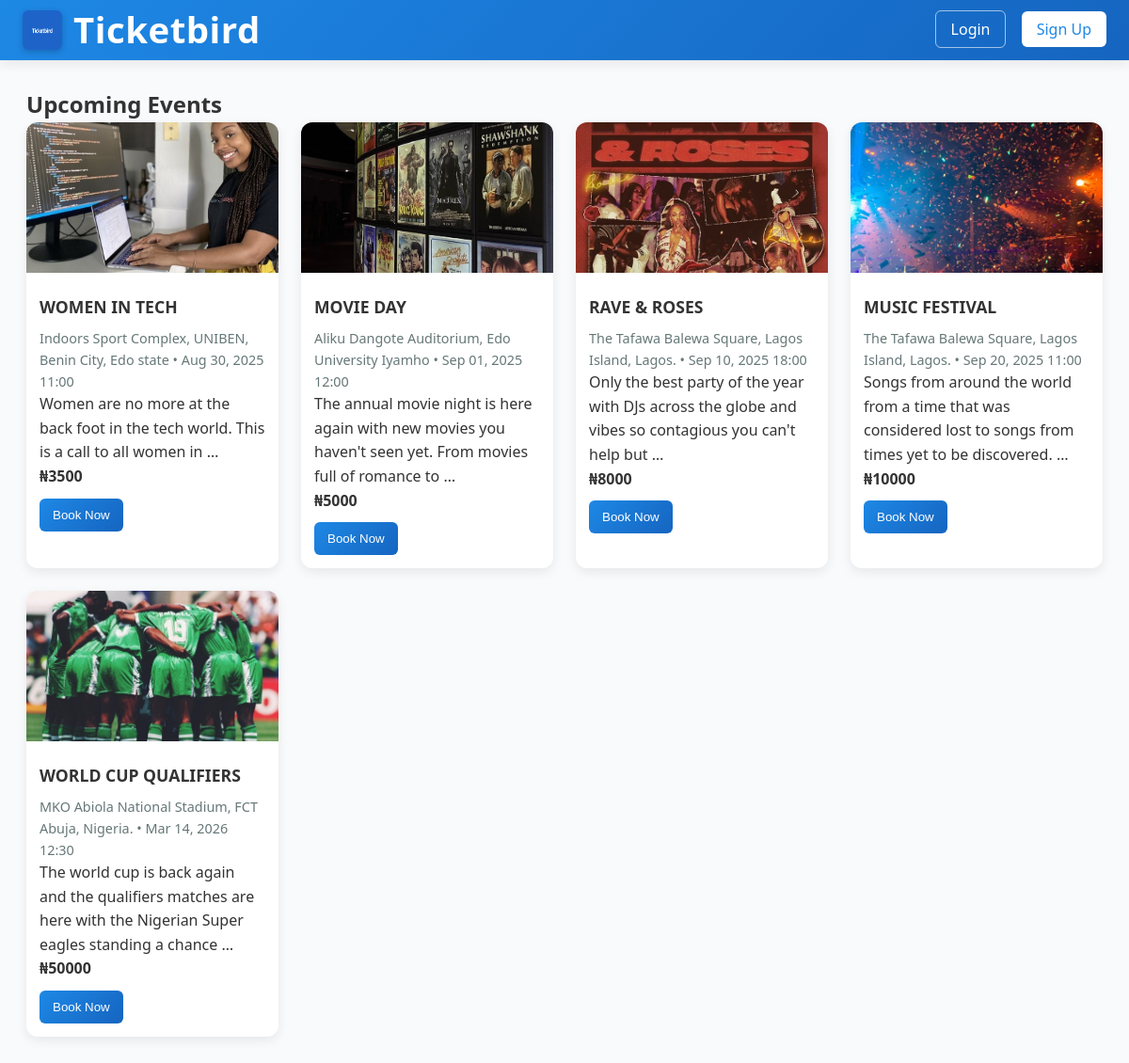
The page / on the database its author committed.
### core/models.py (models this page shows, shortened)
class Event(models.Model):
    CATEGORY_CHOICES = [
        ('concert', 'Concert'),
        ('theater', 'Theater'),
        ('conference', 'Conference'),
        ('sports', 'Sports'),
    ]
    title = models.CharField(max_length=200)
    description = models.TextField()
    category = models.CharField(max_length=20, choices=CATEGORY_CHOICES)
    date = models.DateTimeField()
    image = models.ImageField(upload_to='events/')
    location = models.CharField(max_length=200)
    price = models.PositiveIntegerField(default=0)

### core/views.py (the view)
# urls.py: path('', core_views.home, name='home'),
def home(request):
    events = Event.objects.order_by('date')
    return render(request, 'core/home.html', {'events': events})

### templates/core/home.html (shortened to what this page needs)
{% extends 'core/base.html' %}
{% block content %}
  <h2>Upcoming Events</h2>
  <div class="events">
    {% for e in events %}
      <div class="event-card">
        <img src="{{ e.image.url }}" alt="{{ e.title }}">
        <div class="content">
          <h3>{{ e.title }}</h3>
          <p class="muted">{{ e.location }} • {{ e.date|date:"M d, Y H:i" }}</p>
          <p>{{ e.description|truncatewords:20 }}</p>
          <p><strong>₦{{ e.price|floatformat:"0" }}</strong></p>
          <a href="{% url 'book_event' e.id %}"><button>Book Now</button></a>
        </div>
      </div>
    {% empty %}
      <p>No events yet. Add some via the admin.</p>
    {% endfor %}
  </div>
{% endblock %}

### templates/core/base.html (shortened to what this page needs)
{% load static %}
<!DOCTYPE html>
<html lang="en">
<head>
  <link rel="stylesheet" href="{% static 'css/style.css' %}">
</head>
<body>
  <header class="header">
    <div class="logo">
      <img src="{% static 'assets/images/logo.png' %}" alt="Logo">
      <h1><a href="{% url 'home' %}">Ticketbird</a></h1>
    </div>
    <nav class="nav">
      {% if user.is_authenticated %}
        <a href="{% url 'dashboard' %}" class="btn ghost">Dashboard</a>
        <form method="post" action="{% url 'logout' %}" style="display:inline;">
    {% csrf_token %}
    <button type="submit" class="btn ghost">Logout</button>
</form>
      {% else %}
        <a href="{% url 'login' %}" class="btn ghost">Login</a>
        <a href="{% url 'register' %}" class="btn">Sign Up</a>
      {% endif %}
    </nav>
  </header>
  <main class="container">
    {% block content %}{% endblock %}
  </main>
</body>
</html>

### static/css/style.css (style rules this page uses)
:root { --primary-color: #1e88e5; --secondary-color: #ffffff; --background-color: #f9fafc; --text-color: #333; --header-height: 64px; --shadow: 0 4px 12px rgba(0,0,0,0.08); --transition: all 0.3s ease; }
* { box-sizing: border-box; margin: 0; padding: 0; }
body { font-family: 'Segoe UI', Roboto, Arial, sans-serif; background: var(--background-color); color: var(--text-color); line-height: 1.6; }
.header { height: var(--header-height); background: linear-gradient(135deg, var(--primary-color), #1565c0); display: flex; justify-content: space-between; align-items: center; padding: 0 24px; color: var(--secondary-color); box-shadow: var(--shadow); }
.header .logo { display: flex; align-items: center; gap: 12px; font-weight: bold; font-size: 1.2rem; letter-spacing: 0.5px; }
.header .logo img { width: 42px; height: 42px; border-radius: 6px; box-shadow: 0 2px 6px rgba(0,0,0,0.2); }
.header .logo h1 a { color: #fff; text-decoration: none; }
.nav .btn { margin-left: 12px; padding: 8px 16px; border: none; border-radius: 6px; cursor: pointer; font-weight: 500; transition: var(--transition); background: #fff; color: var(--primary-color); text-decoration: none; }
.nav .btn.ghost { background: transparent; color: #fff; border: 1px solid rgba(255,255,255,0.6); }
.container { padding: 28px; }
.events { display: grid; grid-template-columns: repeat(auto-fit, minmax(260px, 1fr)); gap: 24px; }
.event-card { background: white; border-radius: 12px; overflow: hidden; box-shadow: var(--shadow); transition: var(--transition); }
.event-card img { width: 100%; height: 160px; object-fit: cover; }
.event-card .content { padding: 14px; }
.event-card h3 { margin-bottom: 8px; font-size: 1.1rem; }
.event-card .muted { color: #677; font-size: .9rem; }
.event-card button, .form button, .btn { margin-top: 10px; padding: 10px 14px; background: linear-gradient(135deg, var(--primary-color), #1565c0); color: white; border: none; border-radius: 6px; cursor: pointer; font-weight: 500; transition: var(--transition); }

### rows shown on the page
Event: image (picture), title "WOMEN IN TECH", location "Indoors Sport Complex, UNIBEN, Benin City, Edo state", date "Aug 30, 2025 11:00", description "Women are no more at the back foot in the tech world. This is a call to all women in …", price "3500"
Event: image (picture), title "MOVIE DAY", location "Aliku Dangote Auditorium, Edo University Iyamho", date "Sep 01, 2025 12:00", description "The annual movie night is here again with new movies you haven't seen yet. From movies full of romance to …", price "5000"
Event: image (picture), title "RAVE & ROSES", location "The Tafawa Balewa Square, Lagos Island, Lagos.", date "Sep 10, 2025 18:00", description "Only the best party of the year with DJs across the globe and vibes so contagious you can't help but …", price "8000"
Event: image (picture), title "MUSIC FESTIVAL", location "The Tafawa Balewa Square, Lagos Island, Lagos.", date "Sep 20, 2025 11:00", description "Songs from around the world from a time that was considered lost to songs from times yet to be discovered. …", price "10000"
Event: image (picture), title "WORLD CUP QUALIFIERS", location "MKO Abiola National Stadium, FCT Abuja, Nigeria.", date "Mar 14, 2026 12:30", description "The world cup is back again and the qualifiers matches are here with the Nigerian Super eagles standing a chance …", price "50000"
